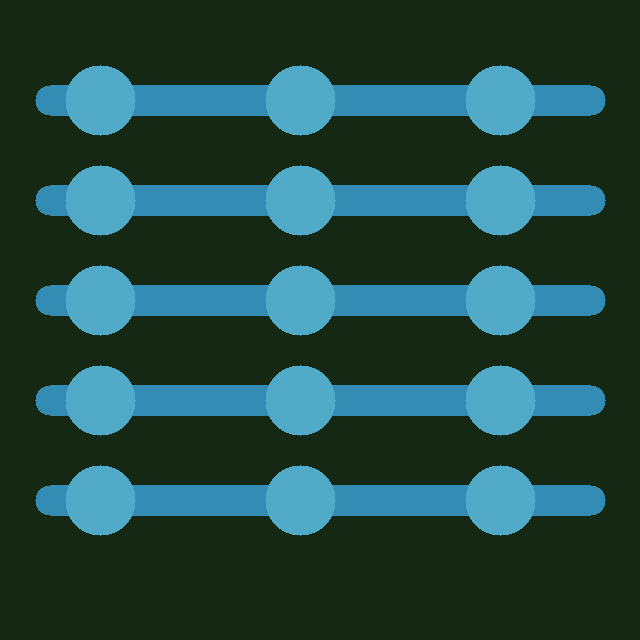
#> input picture data/images/templates/board_01_clean.png, 640 x 640 px; the run also reads 1 picture not shown here
$ python test_pipeline.py   (older library calls are emulated)
#> lines starting #> are read from the running program, lines starting #| are printed output that depends on the picture; after the words box and inside, x2 and y2 are one past the last pixel; in counts of white or black regions, pixels touching at a corner belong together
### backend/detector.py
import cv2
import numpy as np
import time
from .models import AnalysisResult, DetectedDefect, BBox, FeatureVector
from .scoring import calculate_defect_score

class DefectDetector:
    def __init__(self, config=None):
        self.config = config or {}
        self.threshold = self.config.get("threshold", 30)
        self.min_area = self.config.get("min_area", 20)
        self.min_sharpness = self.config.get("min_sharpness", 0.05)

    def analyze(self, test_image: np.ndarray, template_image: np.ndarray) -> AnalysisResult:
        """
        REAL COMPUTATION: OpenCV absolute difference pipeline.
        """
        t_start = time.perf_counter()

        # Safely handle channels
        if len(test_image.shape) == 2: test_gray = test_image.copy()
        elif test_image.shape[2] == 4: test_gray = cv2.cvtColor(test_image, cv2.COLOR_BGRA2GRAY)
        else: test_gray = cv2.cvtColor(test_image, cv2.COLOR_BGR2GRAY)

        if len(template_image.shape) == 2: tmpl_gray = template_image.copy()
        elif template_image.shape[2] == 4: tmpl_gray = cv2.cvtColor(template_image, cv2.COLOR_BGRA2GRAY)
        else: tmpl_gray = cv2.cvtColor(template_image, cv2.COLOR_BGR2GRAY)

        # Safely handle size mismatch
        if test_gray.shape != tmpl_gray.shape:
            test_gray = cv2.resize(test_gray, (tmpl_gray.shape[1], tmpl_gray.shape[0]))

        # Align images using Phase Correlation to prevent false positives from slight shifts
        shift, _ = cv2.phaseCorrelate(np.float32(tmpl_gray), np.float32(test_gray))
        dx, dy = shift
        if abs(dx) < tmpl_gray.shape[1]/4 and abs(dy) < tmpl_gray.shape[0]/4:
            M = np.float32([[1, 0, -dx], [0, 1, -dy]])
            test_gray = cv2.warpAffine(test_gray, M, (tmpl_gray.shape[1], tmpl_gray.shape[0]))

        diff = cv2.absdiff(test_gray, tmpl_gray)
        diff_blur = cv2.GaussianBlur(diff, (5, 5), 0)

        _, mask = cv2.threshold(diff_blur, self.threshold, 255, cv2.THRESH_BINARY)

        kernel = cv2.getStructuringElement(cv2.MORPH_ELLIPSE, (3, 3))
        mask = cv2.morphologyEx(mask, cv2.MORPH_OPEN, kernel)
        mask = cv2.morphologyEx(mask, cv2.MORPH_CLOSE, kernel)

        contours, _ = cv2.findContours(mask, cv2.RETR_EXTERNAL, cv2.CHAIN_APPROX_SIMPLE)

        defects = []
        for contour in contours:
            area = cv2.contourArea(contour)
            if area < self.min_area:
                continue
            x, y, w, h = cv2.boundingRect(contour)
            defect_type = self._classify_by_geometry(contour, tmpl_gray, x, y, w, h)
            mean_intensity = float(diff[y:y+h, x:x+w].mean())

            # Simple severity mapping based on area
            if area > 1000: severity = "CRITICAL"
            elif area > 300: severity = "HIGH"
            elif area > 100: severity = "MEDIUM"
            else: severity = "LOW"

            defects.append(DetectedDefect(
                defect_type=defect_type,
                bbox=BBox(x, y, w, h),
                severity=severity,
                area_pixels=int(area),
                mean_intensity=mean_intensity,
                description=f"{severity} {defect_type} detected"
            ))

        features = self._extract_features(diff, mask, defects, test_gray)
        defect_score = calculate_defect_score(features)

        heatmap_base64 = None
        heatmap = cv2.applyColorMap(diff, cv2.COLORMAP_JET)
        cv2.imwrite("data/pcb/test/current_diff.jpg", diff)
        cv2.imwrite("data/pcb/test/current_heatmap.jpg", heatmap)

        elapsed = (time.perf_counter() - t_start) * 1000

        return AnalysisResult(
            defects=defects,
            defect_score=defect_score,
            features=features,
            heatmap_base64=heatmap_base64,
            processing_time_ms=elapsed,
            method="template_diff"
        )

    def _classify_by_geometry(self, contour, template_gray, x, y, w, h) -> str:
        area = cv2.contourArea(contour)
        hull = cv2.convexHull(contour)
        solidity = area / max(cv2.contourArea(hull), 1)
        aspect = max(w / max(h, 1), h / max(w, 1))

        template_region = template_gray[y:y+h, x:x+w]
        on_trace = template_region.mean() > 64

        if on_trace and aspect > 2.5:
            return "open_circuit"
        elif not on_trace and solidity > 0.6:
            return "solder_bridge"
        elif not on_trace and area < 80:
            return "spur"
        elif on_trace and solidity < 0.4:
            return "mouse_bite"
        else:
            return "anomaly"

    def _extract_features(self, diff: np.ndarray, mask: np.ndarray, defects: list, test_gray: np.ndarray) -> FeatureVector:
        total_pixels = diff.shape[0] * diff.shape[1]
        anomaly_pixels = np.count_nonzero(mask)

        # anomaly_score
        anomaly_score = float(diff.mean()) / 255.0

        # anomaly_area_ratio
        anomaly_area_ratio = anomaly_pixels / total_pixels

        # max_anomaly_intensity
        max_anomaly_intensity = float(diff.max()) / 255.0

        # edge_discontinuity
        diff_edges = cv2.Canny(diff, 30, 100)
        edge_discontinuity = float(diff_edges.mean()) / 255.0

        # contrast_ratio
        if anomaly_pixels == 0:
            contrast_ratio = 0.0
        else:
            anomaly_values = diff[mask > 0]
            contrast_ratio = min(float(anomaly_values.std()) / 128.0, 1.0)

        # sharpness
        lap = cv2.Laplacian(test_gray, cv2.CV_64F)
        sharpness = min(float(lap.var()) / 500.0, 1.0)

        return FeatureVector(
            anomaly_score=anomaly_score,
            anomaly_area_ratio=anomaly_area_ratio,
            max_anomaly_intensity=max_anomaly_intensity,
            edge_discontinuity=edge_discontinuity,
            contrast_ratio=contrast_ratio,
            defect_count=len(defects),
            sharpness=sharpness
        )

### test_pipeline.py
import cv2
from backend.detector import DefectDetector

detector = DefectDetector()
template = cv2.imread("data/images/templates/board_01_clean.png")
#> template is the input picture: shape (640, 640, 3); mean B, G, R 67.2, 72, 32.6
clean = cv2.imread("data/images/test/board_01_clean.png")
obvious = cv2.imread("data/images/test/board_01_obvious_defect.png")
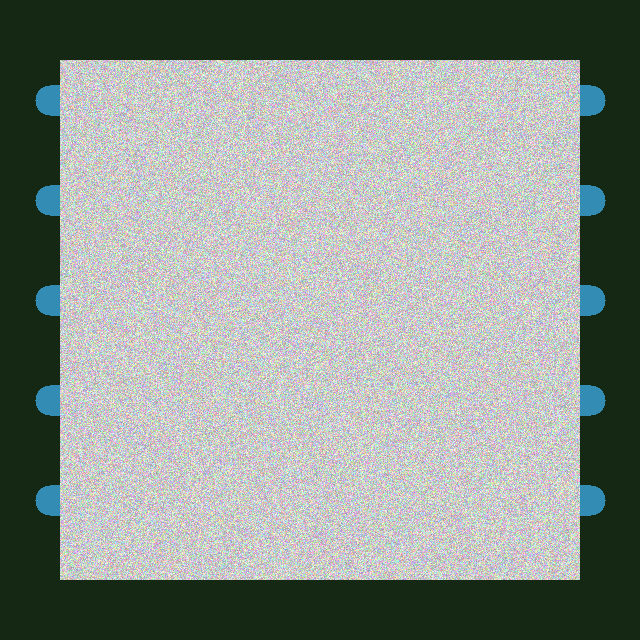
#> input picture data/images/test/board_01_obvious_defect.png, 640 x 640 px
#> obvious is the input picture: shape (640, 640, 3); mean B, G, R 142.8, 148.6, 140.7
subtle = cv2.imread("data/images/test/board_01_subtle_defect.png")
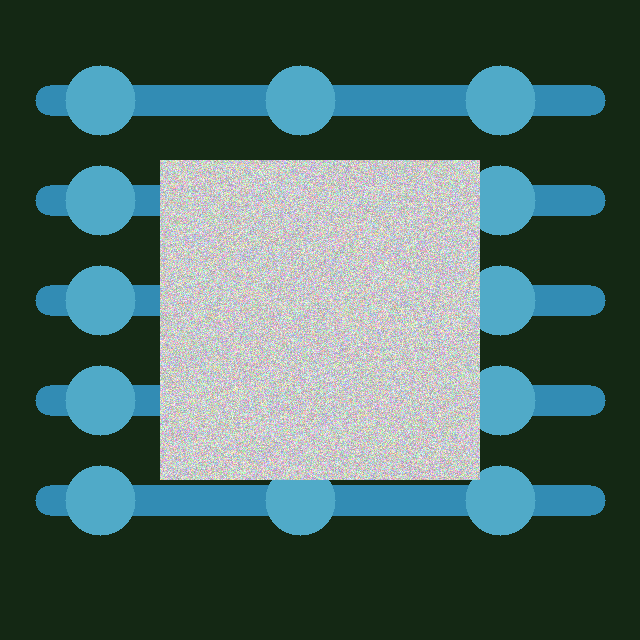
#> input picture data/images/test/board_01_subtle_defect.png, 640 x 640 px
#> subtle is the input picture: shape (640, 640, 3); mean B, G, R 97.9, 102.6, 74.4
zoomed = cv2.imread("data/images/test/board_01_subtle_defect_zoomed.png")
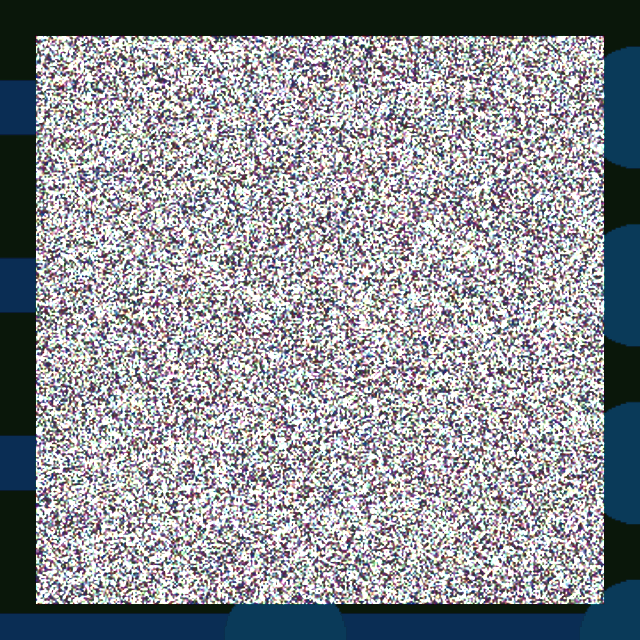
#> input picture data/images/test/board_01_subtle_defect_zoomed.png, 640 x 640 px
#> zoomed is the input picture: shape (640, 640, 3); mean B, G, R 151.3, 145.7, 142.9

print("--- DEFFECT SCORES ---")
print(f"Clean:   {detector.analyze(clean, template).defect_score:.3f} (expected < 0.30)")
#> in analyze, `shift, _ = cv2.phaseCorrelate(np.float32(tmpl_gray), np.float32(test_g..`: shift = (0, -2.84e-13)
#> in analyze, `dx, dy = shift`: dx = 0; dy = -2.84e-13
#> in analyze, `M = np.float32([[1, 0, -dx], [0, 1, -dy]])`: M = [[1, 0, 0], [0, 1, 2.84e-13]]
#> in analyze, `diff = cv2.absdiff(test_gray, tmpl_gray)`: diff: shape (640, 640); every value is 0
#> in analyze, `contours, _ = cv2.findContours(mask, cv2.RETR_EXTERNAL, cv2.CHAIN_APPR..`: contours = []
#> in _extract_features, `anomaly_pixels = np.count_nonzero(mask)`: anomaly_pixels = 0
#> in _extract_features, `lap = cv2.Laplacian(test_gray, cv2.CV_64F)`:
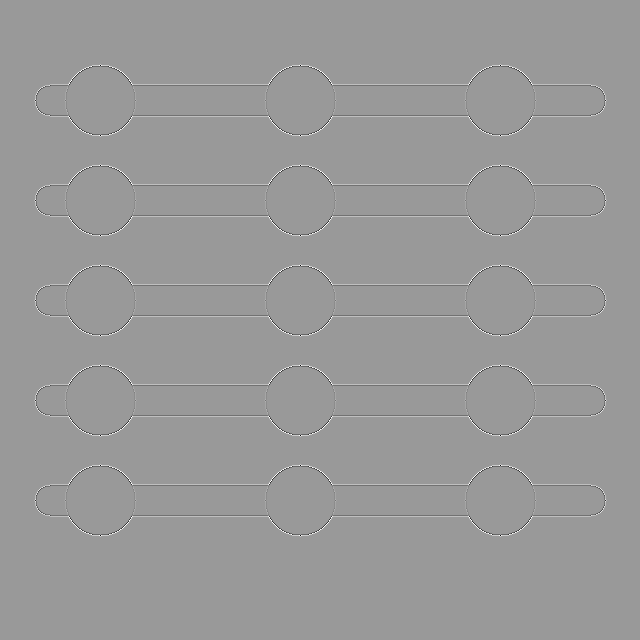
#> lap: shape (640, 640) float64; min -345, max 230, mean 0; drawn with min black and max white
#> in _extract_features, `sharpness = min(float(lap.var()) / 500.0, 1.0)`: sharpness = 1
#> (the call stopped at in _extract_features, `return FeatureVector( anomaly_score=anomaly_score, anomaly_area_ratio=..`: backend is not available in this run)
print(f"Obvious: {detector.analyze(obvious, template).defect_score:.3f} (expected > 0.70)")
#> in analyze (call 2), `shift, _ = cv2.phaseCorrelate(np.float32(tmpl_gray), np.float32(test_g..`: shift = (-0.00409, -0.0712)
#> in analyze (call 2), `dx, dy = shift`: dx = -0.00409; dy = -0.0712
#> in analyze (call 2), `M = np.float32([[1, 0, -dx], [0, 1, -dy]])`: M = [[1, 0, 0.00409], [0, 1, 0.0712]]
#> in analyze (call 2), `_, mask = cv2.threshold(diff_blur, self.threshold, 255, cv2.THRESH_BIN..`:
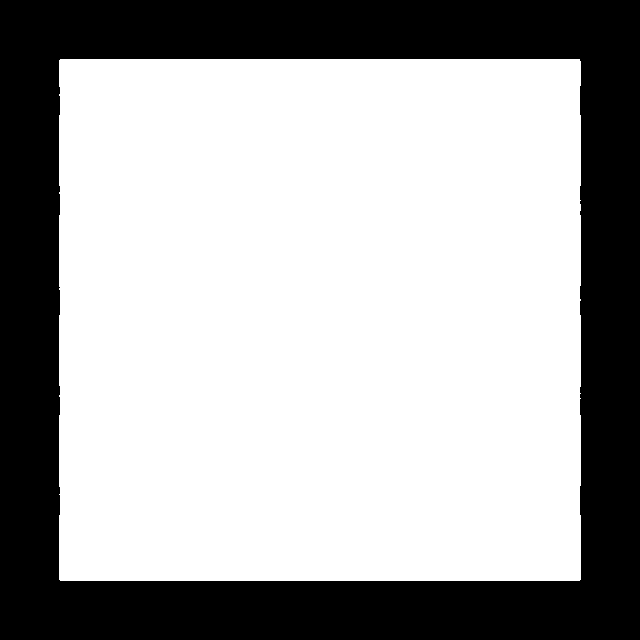
#> mask: shape (640, 640); 66.5% white; 1 black region, box (x1, y1, x2, y2) and area: (0, 0, 640, 640) 137386
#> in analyze (call 2), `mask = cv2.morphologyEx(mask, cv2.MORPH_OPEN, kernel)`: mask: shape (640, 640); 66.5% white; 1 black region
#> in analyze (call 2), `contours, _ = cv2.findContours(mask, cv2.RETR_EXTERNAL, cv2.CHAIN_APPR..`: contours = 1 contour; box (x1, y1, x2, y2) and area: (59, 59, 581, 581) 271172
#> the loop in analyze, `for contour in contours:` made 1 pass
#> (x, y, w, h, solidity in _classify_by_geometry, aspect in _classify_by_geometry, on_trace in _classify_by_geometry) on pass 1: (59, 59, 522, 522, 0.999, 1, True)
#> (the call stopped at in analyze, `defects.append(DetectedDefect( defect_type=defect_type, bbox=BBox(x, y..`: backend is not available in this run)
print(f"Subtle:  {detector.analyze(subtle, template).defect_score:.3f} (expected 0.30 - 0.70)")
#> in analyze (call 3), `shift, _ = cv2.phaseCorrelate(np.float32(tmpl_gray), np.float32(test_g..`: shift = (0.0166, 0.0166)
#> in analyze (call 3), `dx, dy = shift`: dx = 0.0166
#> in analyze (call 3), `M = np.float32([[1, 0, -dx], [0, 1, -dy]])`: M = [[1, 0, -0.0166], [0, 1, -0.0166]]
#> in analyze (call 3), `_, mask = cv2.threshold(diff_blur, self.threshold, 255, cv2.THRESH_BIN..`:
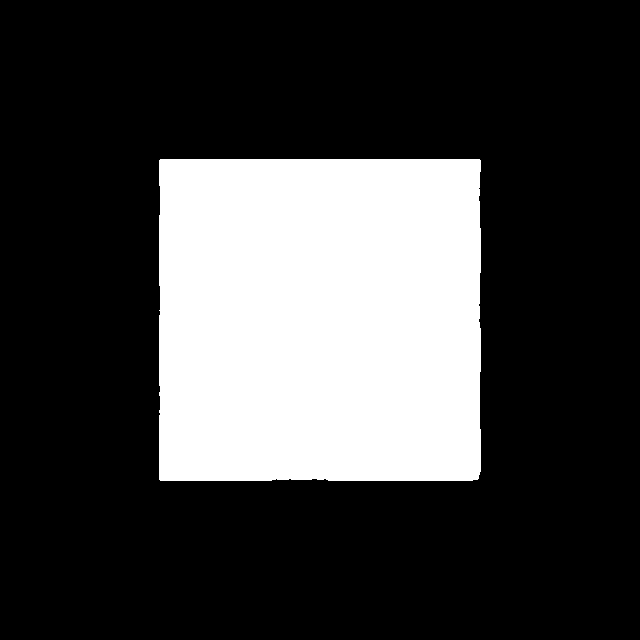
#> mask: shape (640, 640); 25.2% white; 1 white region
#> in analyze (call 3), `contours, _ = cv2.findContours(mask, cv2.RETR_EXTERNAL, cv2.CHAIN_APPR..`: contours = 1 contour; box (x1, y1, x2, y2) and area: (159, 159, 481, 481) 102696
#> the loop in analyze, `for contour in contours:` made 1 pass
#> (x, y, w, h, solidity in _classify_by_geometry, aspect in _classify_by_geometry, on_trace in _classify_by_geometry) on pass 1: (159, 159, 322, 322, 0.997, 1, True)
#> (the call stopped at in analyze, `defects.append(DetectedDefect( defect_type=defect_type, bbox=BBox(x, y..`: backend is not available in this run)
print(f"Zoomed:  {detector.analyze(zoomed, template).defect_score:.3f} (expected > 0.70 or higher than subtle)")
#> in analyze (call 4), `_, mask = cv2.threshold(diff_blur, self.threshold, 255, cv2.THRESH_BIN..`: mask: shape (640, 640); 79.1% white; 226 black regions (225 under 20 px), largest, box (x1, y1, x2, y2) and area: (0, 0, 640, 640) 84854
#> in analyze (call 4), `mask = cv2.morphologyEx(mask, cv2.MORPH_OPEN, kernel)`: mask: shape (640, 640); 79.1% white; 226 black regions (225 under 20 px), largest, box (x1, y1, x2, y2) and area: (0, 0, 640, 640) 84862
#> in analyze (call 4), `mask = cv2.morphologyEx(mask, cv2.MORPH_CLOSE, kernel)`: mask: shape (640, 640); 79.3% white; 13 black regions (12 under 20 px)
#> in analyze (call 4), `contours, _ = cv2.findContours(mask, cv2.RETR_EXTERNAL, cv2.CHAIN_APPR..`: contours = 1 contour; box (x1, y1, x2, y2) and area: (35, 35, 606, 606) 323605
#> the loop in analyze, `for contour in contours:` made 1 pass
#> (x, y, w, h, solidity in _classify_by_geometry, aspect in _classify_by_geometry, on_trace in _classify_by_geometry) on pass 1: (35, 35, 571, 571, 0.997, 1, True)
#> pass 1, in _classify_by_geometry (call 3), `template_region = template_gray[y:y+h, x:x+w]`:
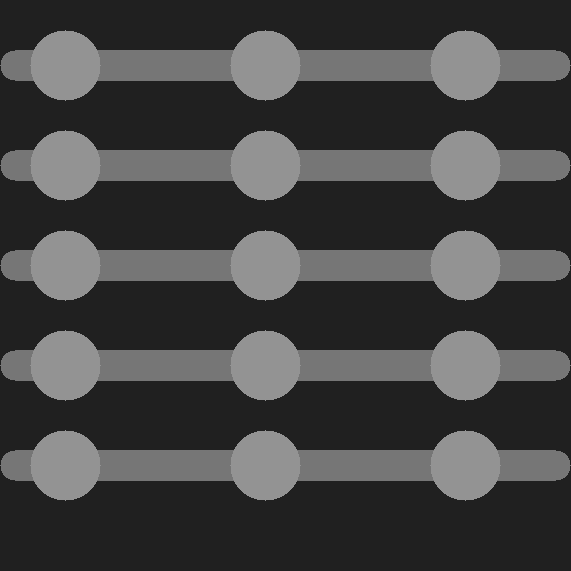
#> template_region: shape (571, 571); min 32, max 147, mean 67.1
#> (the call stopped at in analyze, `defects.append(DetectedDefect( defect_type=defect_type, bbox=BBox(x, y..`: backend is not available in this run)
